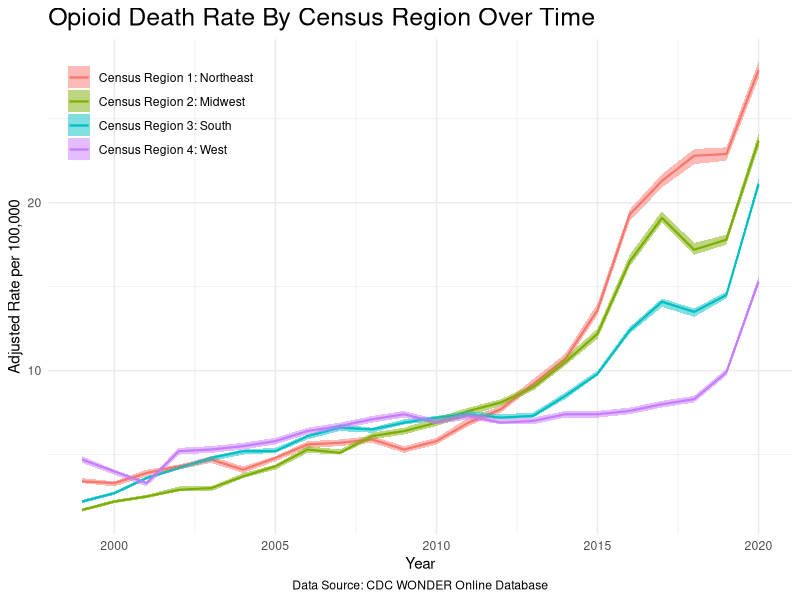
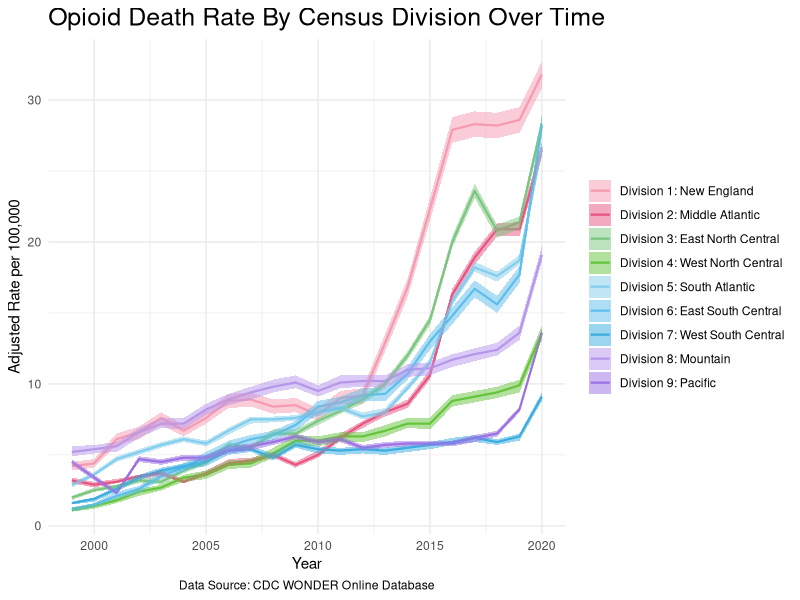
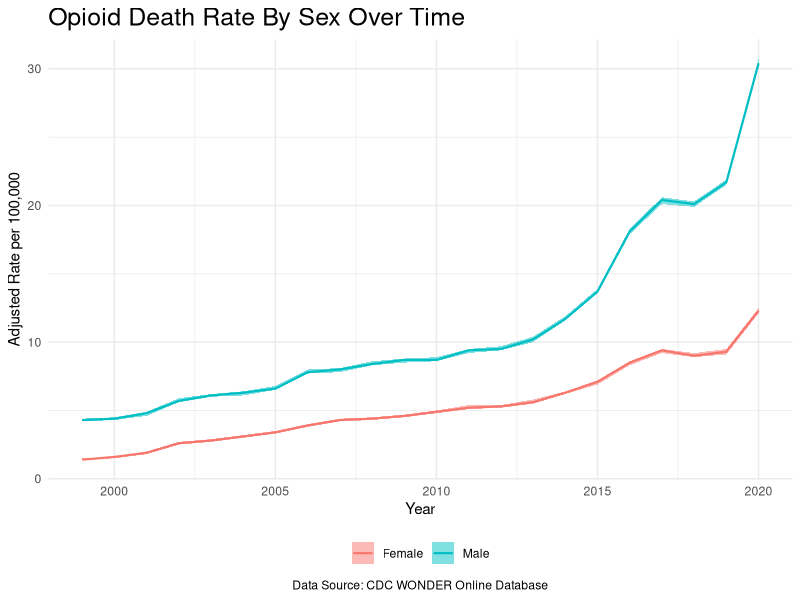
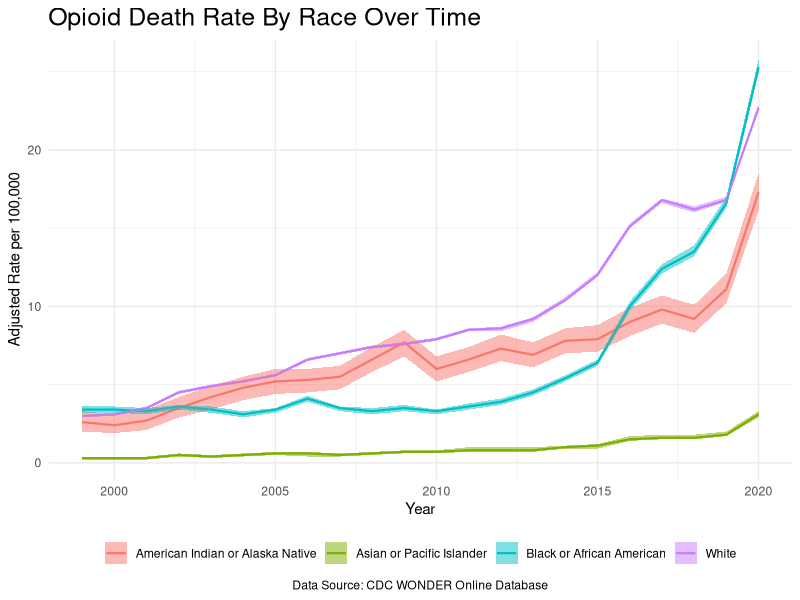
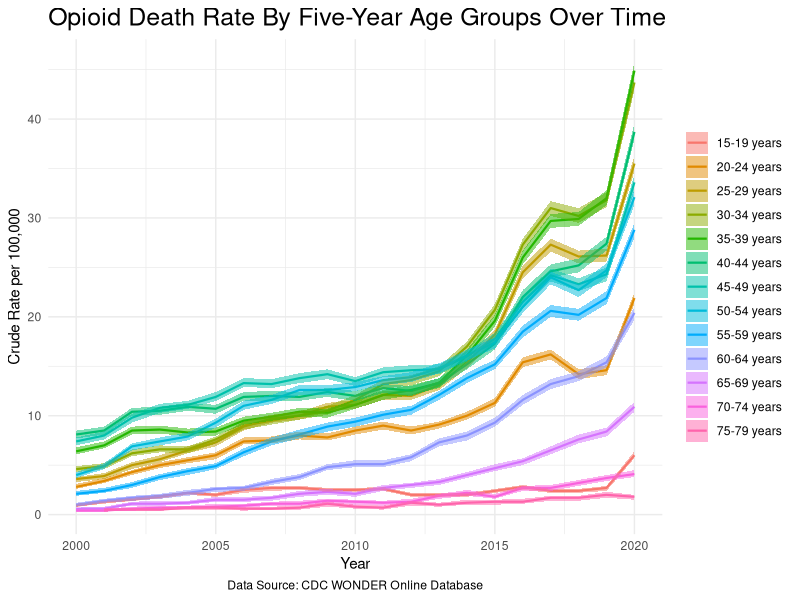
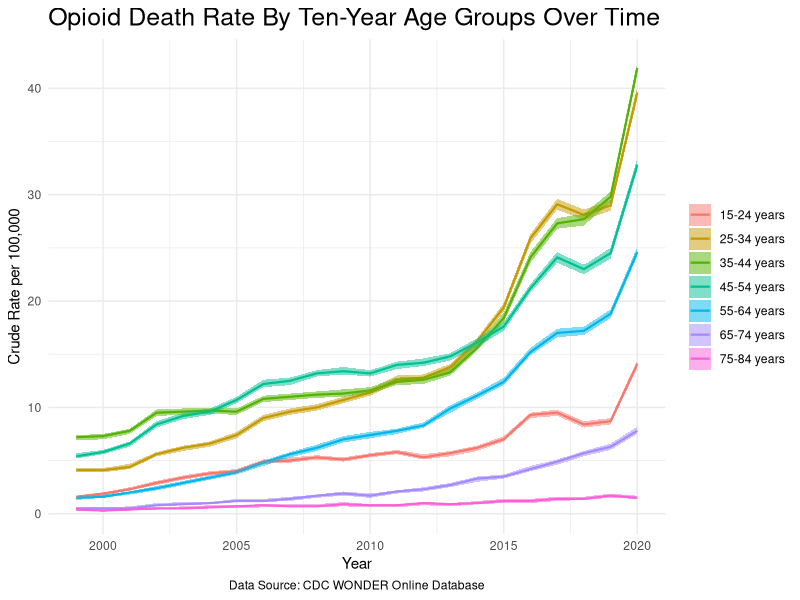
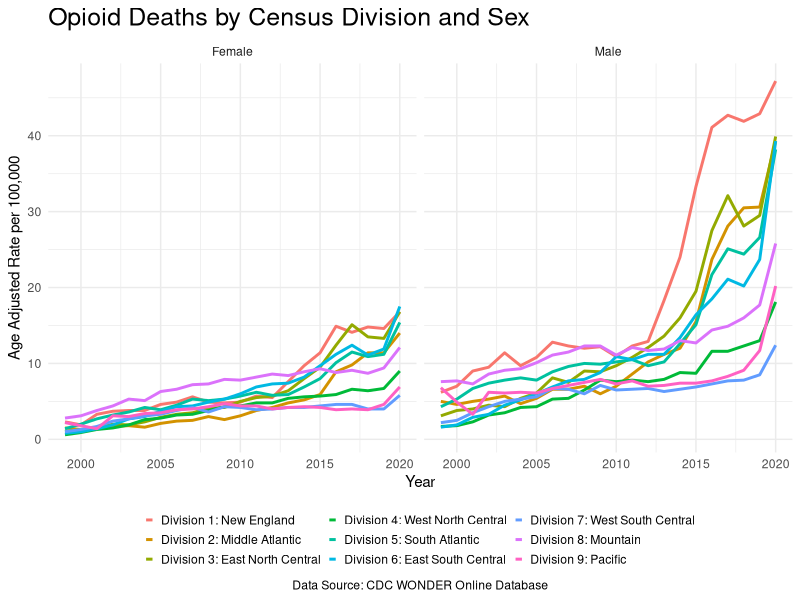
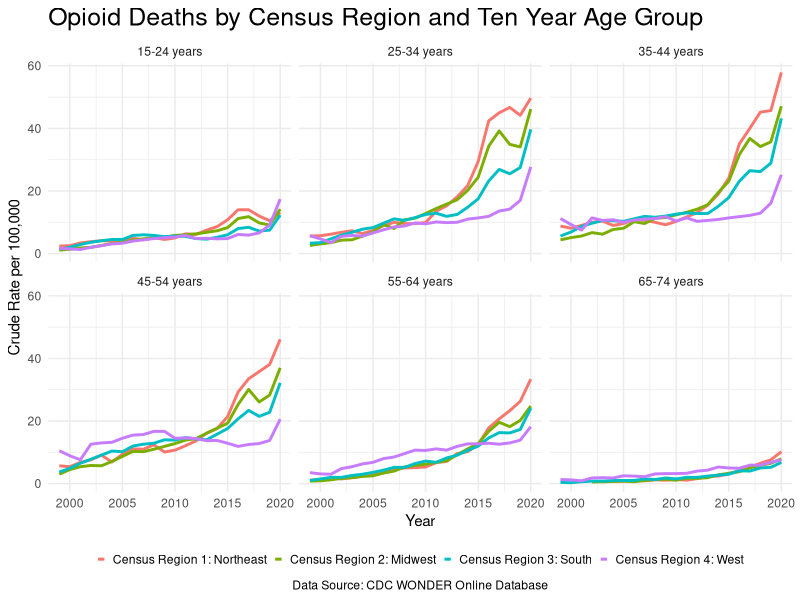

These charts were generated, in order, by the following R code:
## ---- chunk 1
knitr::opts_chunk$set(echo = TRUE)
## ---- chunk 2
library(dplyr)
library(ggplot2)
library(stringr)
library(readxl)
library(forecast)
library(lubridate)
library(tseries)
## ---- chunk 3
census_region <- read.csv("../data/eda/Census-Region.csv") %>%
  filter(Year != 'NA')
## ---- chunk 4
ggplot(census_region, aes(x = Year, y = Age.Adjusted.Rate, color = Census.Region, group = Census.Region)) +
  geom_line(linewidth = 0.75) +
  geom_ribbon(aes(ymin = Age.Adjusted.Rate.Lower.95..Confidence.Interval, 
                  ymax = Age.Adjusted.Rate.Upper.95..Confidence.Interval, 
                  fill = Census.Region), alpha = 0.5, color = NA) +
  theme_minimal() +
  labs(
    title = "Opioid Death Rate By Census Region Over Time",
    x = "Year", y = "Adjusted Rate per 100,000",
    caption = "Data Source: CDC WONDER Online Database") +
  theme(plot.title = element_text(size = 18), 
        legend.title = element_blank(),
        legend.position = c(0.15, 0.85),
        plot.caption = element_text(hjust = 0.5))
## ---- chunk 5
census_division <- read.csv("../data/eda/Census-Division.csv") %>%
  filter(Year != 'NA')
## ---- chunk 6
custom_colors <- c(
  "Division 1: New England" = "#F59AAF", "Division 2: Middle Atlantic" = "#E75480",
  "Division 3: East North Central" = "#7BC67E", "Division 4: West North Central" = "#64C43B",
  "Division 5: South Atlantic" = "#82CDED", "Division 6: East South Central" = "#5EBEEB", "Division 7: West South Central" = "#3AACE0",
  "Division 8: Mountain" = "#B596EB", "Division 9: Pacific" = "#9B71E3"
)

ggplot(census_division, aes(x = Year, y = Age.Adjusted.Rate, color = Census.Division, group = Census.Division)) +
  geom_line(linewidth = 0.75) +
  geom_ribbon(aes(ymin = Age.Adjusted.Rate.Lower.95..Confidence.Interval, 
                  ymax = Age.Adjusted.Rate.Upper.95..Confidence.Interval, 
                  fill = Census.Division), alpha = 0.5, color = NA) +
  scale_color_manual(values = custom_colors) + 
  scale_fill_manual(values = custom_colors) +
  theme_minimal() +
  labs(
    title = "Opioid Death Rate By Census Division Over Time",
    x = "Year", y = "Adjusted Rate per 100,000",
    caption = "Data Source: CDC WONDER Online Database") +
  theme(plot.title = element_text(size = 18), 
        legend.title = element_blank(),
        legend.position = "right",
        plot.caption = element_text(hjust = 0.5))
## ---- chunk 7
sex <- read.csv("../data/eda/Sex.csv") %>%
  filter(Year != 'NA')
## ---- chunk 8
ggplot(sex, aes(x = Year, y = Age.Adjusted.Rate, color = Sex, group = Sex)) +
  geom_line(linewidth = 0.75) +
  geom_ribbon(aes(ymin = Age.Adjusted.Rate.Lower.95..Confidence.Interval, 
                  ymax = Age.Adjusted.Rate.Upper.95..Confidence.Interval, 
                  fill = Sex), alpha = 0.5, color = NA) +
  theme_minimal() +
  labs(
    title = "Opioid Death Rate By Sex Over Time",
    x = "Year", y = "Adjusted Rate per 100,000",
    caption = "Data Source: CDC WONDER Online Database") +
  theme(plot.title = element_text(size = 18), 
        legend.title = element_blank(),
        legend.position = "bottom",
        plot.caption = element_text(hjust = 0.5))
## ---- chunk 9
race <- read.csv("../data/eda/Race.csv") %>%
  filter(Year != 'NA')
## ---- chunk 10
ggplot(race, aes(x = Year, y = Age.Adjusted.Rate, color = Race, group = Race)) +
  geom_line(linewidth = 0.75) +
  geom_ribbon(aes(ymin = Age.Adjusted.Rate.Lower.95..Confidence.Interval, 
                  ymax = Age.Adjusted.Rate.Upper.95..Confidence.Interval, 
                  fill = Race), alpha = 0.5, color = NA) +
  theme_minimal() +
  labs(
    title = "Opioid Death Rate By Race Over Time",
    x = "Year", y = "Adjusted Rate per 100,000",
    caption = "Data Source: CDC WONDER Online Database") +
  theme(plot.title = element_text(size = 18), 
        legend.title = element_blank(),
        legend.position = "bottom",
        plot.caption = element_text(hjust = 0.5))
## ---- chunk 11
age_order <- c("< 1 year","1-4 years","5-9 years","10-14 years","15-19 years","20-24 years","25-29 years","30-34 years","35-39 years","40-44 years","45-49 years","50-54 years","55-59 years","60-64 years ","65-69 years","70-74 years","75-79 years","80-84 years","85-89 years", "90-94 years", "95-99 years", "100+ years")
five_year <- read.csv("../data/eda/Five-Year-Age-Group.csv") %>%
  filter(!Year %in% c(NA,1999),
         !Crude.Rate %in% c("Unreliable","Suppressed","Not Applicable"),
         !Five.Year.Age.Groups %in% c("< 1 year","1-4 years","5-9 years","10-14 years","80-84 years","85-89 years", "90-94 years", "95-99 years", "100+ years",NA)) %>%
  filter(!Crude.Rate %in% c("Unreliable","Suppressed","Not Applicable")) %>%
  mutate(Crude.Rate = as.numeric(Crude.Rate),
         Crude.Lower = as.numeric(Crude.Rate.Lower.95..Confidence.Interval),
         Crude.Upper = as.numeric(Crude.Rate.Upper.95..Confidence.Interval),
         Five.Year.Age.Groups = factor(Five.Year.Age.Groups, levels = age_order))
## ---- chunk 12
ggplot(five_year, aes(x = Year, y = Crude.Rate, color = Five.Year.Age.Groups, group = Five.Year.Age.Groups)) +
  geom_line(linewidth = 0.75) +
  geom_ribbon(aes(ymin = Crude.Lower, 
                  ymax = Crude.Upper, 
                  fill = Five.Year.Age.Groups), alpha = 0.5, color = NA) +
  theme_minimal() +
  labs(
    title = "Opioid Death Rate By Five-Year Age Groups Over Time",
    x = "Year", y = "Crude Rate per 100,000",
    caption = "Data Source: CDC WONDER Online Database") +
  theme(plot.title = element_text(size = 18), 
        legend.title = element_blank(),
        legend.position = "right",
        plot.caption = element_text(hjust = 0.5))
## ---- chunk 13
age_order <- c("< 1 year", "1-4 years", "5-14 years", "15-24 years","25-34 years", "35-44 years", "45-54 years","55-64 years", "65-74 years", "75-84 years", "85+ years"
)
ten_year <- read.csv("../data/eda/Ten-Year-Age-Group.csv") %>%
  filter(!Crude.Rate %in% c("Unreliable","Suppressed","Not Applicable"),
         !Ten.Year.Age.Groups %in% c("< 1 year","1-4 years","5-14 years","85+ years", NA),
         Year != "NA") %>%
  filter(!Crude.Rate %in% c("Unreliable","Suppressed","Not Applicable")) %>%
  mutate(Crude.Rate = as.numeric(Crude.Rate),
         Crude.Lower = as.numeric(Crude.Rate.Lower.95..Confidence.Interval),
         Crude.Upper = as.numeric(Crude.Rate.Upper.95..Confidence.Interval),
         Ten.Year.Age.Groups = factor(Ten.Year.Age.Groups, levels = age_order))
## ---- chunk 14
ggplot(ten_year, aes(x = Year, y = Crude.Rate, color = Ten.Year.Age.Groups, group = Ten.Year.Age.Groups)) +
  geom_line(linewidth = 0.75) +
  geom_ribbon(aes(ymin = Crude.Lower, 
                  ymax = Crude.Upper, 
                  fill = Ten.Year.Age.Groups), alpha = 0.5, color = NA) +
  theme_minimal() +
  labs(
    title = "Opioid Death Rate By Ten-Year Age Groups Over Time",
    x = "Year", y = "Crude Rate per 100,000",
    caption = "Data Source: CDC WONDER Online Database") +
  theme(plot.title = element_text(size = 18), 
        legend.title = element_blank(),
        legend.position = "right",
        plot.caption = element_text(hjust = 0.5))
## ---- chunk 15
division_sex <- read.csv("../data/eda/Census-Division-Sex.csv") %>%
  filter(Year != 'NA')
## ---- chunk 16
ggplot(division_sex, aes(x = Year, y = Age.Adjusted.Rate, color = Census.Division, group = Census.Division)) +
  geom_line(linewidth = 1) +
  facet_wrap(~ Sex, ncol = 3) +
  theme_minimal() +
  labs(title = "Opioid Deaths by Census Division and Sex",
       x = "Year", y = "Age Adjusted Rate per 100,000",
       caption = "Data Source: CDC WONDER Online Database") +
  theme(legend.position = "bottom",
        legend.key.size = unit(0.4, "lines"),
        legend.title = element_blank(),
        plot.caption = element_text(hjust = 0.5),
        plot.title = element_text(size = 18)) + 
  guides(color = guide_legend(nrow = 3))
## ---- chunk 17
ten_year_region <- read.csv("../data/eda/Ten-Year-Region.csv") %>%
  filter(Year != 'NA',
         !Crude.Rate %in% c("Unreliable","Suppressed","Not Applicable"),
         !Ten.Year.Age.Groups %in% c("1-4 years", "5-14 years", "75-84 years", "85+ years"))
## ---- chunk 18
ggplot(ten_year_region, aes(x = Year, y = as.numeric(Crude.Rate), color = Census.Region, group = Census.Region)) +
  geom_line(linewidth = 1) +
  facet_wrap(~ Ten.Year.Age.Groups, ncol = 3) +
  theme_minimal() +
  labs(title = "Opioid Deaths by Census Region and Ten Year Age Group",
       x = "Year", y = "Crude Rate per 100,000",
       caption = "Data Source: CDC WONDER Online Database") +
  theme(legend.position = "bottom",
        legend.key.size = unit(0.4, "lines"),
        legend.title = element_blank(),
        plot.caption = element_text(hjust = 0.5),
        plot.title = element_text(size = 18))
